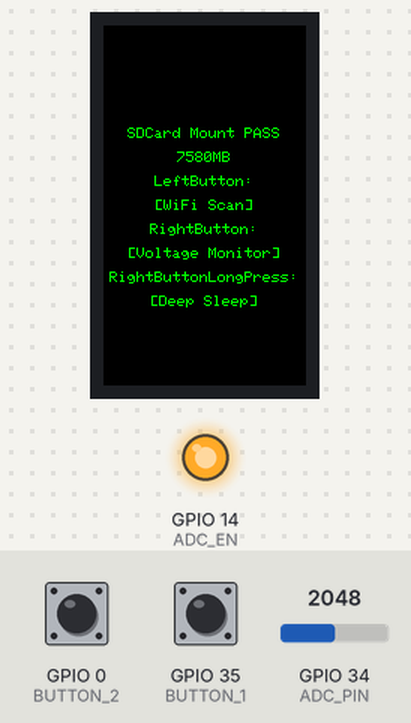
Bench run of a sketch on a simulated ESP32. Parts: 135×240 colour display, output pins drawn as LEDs (lit = HIGH). The test bench sets the inputs (shaded band); at power-on: GPIO 0 (BUTTON_2) HIGH, GPIO 35 (BUTTON_1) HIGH, GPIO 34 (ADC_PIN) = 2048. A WiFi scan finds three made-up networks; storage starts empty; what the sketch prints to the serial monitor is not drawn. At 16.7 s the program puts the board to deep sleep or switches it off; the recording ends there.

Above: at 5.6 s.
5.7 s: GPIO 0 (BUTTON_2) pulled LOW for 0.15 s
At 6.5 s:
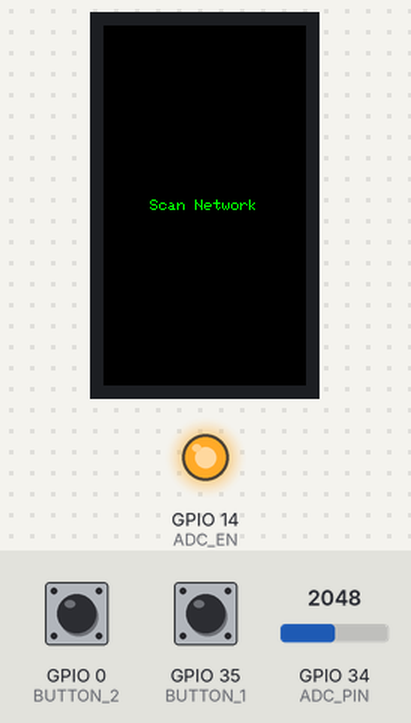
8.8 s: GPIO 35 (BUTTON_1) pulled LOW for 0.15 s
At 10.0 s:
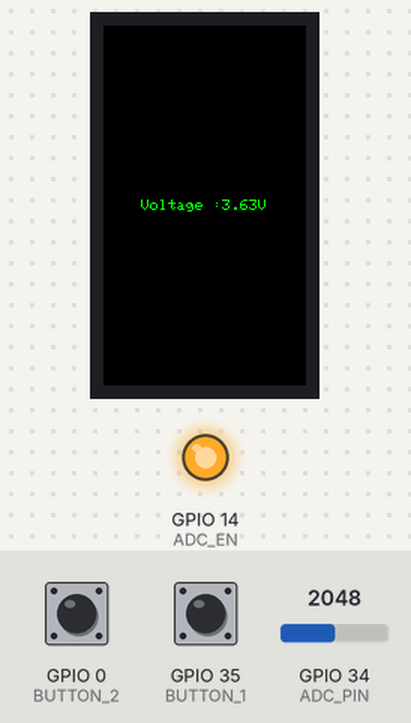
10.4 s: GPIO 0 (BUTTON_2) pulled LOW for 1 s
At 13.5 s:
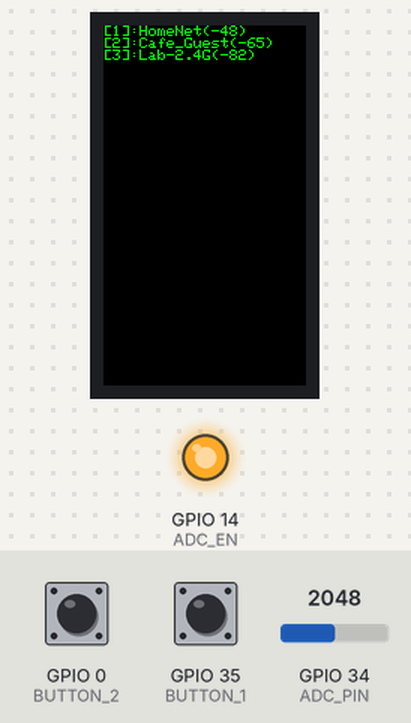
14.1 s: GPIO 35 (BUTTON_1) pulled LOW for 1 s
At 16.2 s:
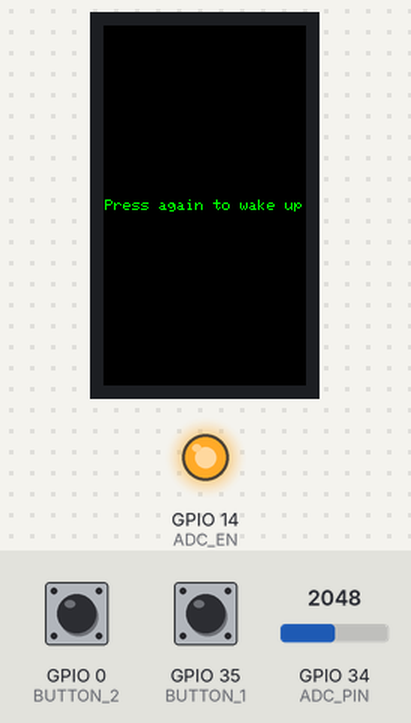
Timing chart, 0 to 16.7 s (numbered marks = the images above; inputs shaded):
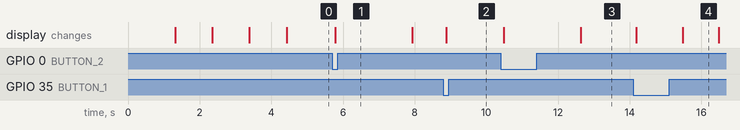

Measured:
- after the input at 5.7 s, the display: changes after 0.08 s (image 1)
- after the input at 8.8 s, the display: changes after 0.09 s (image 2)
- after the input at 10.4 s, the display: first changes after 0.08 s (image 3 shows a later state)
- after the input at 14.1 s, the display: first changes after 0.09 s (image 4 shows a later state)
- what the display in image 4 shows lasts 1.0 s, from 15.5 s to 16.5 s

The sketch:

TTGO_DEMO.ino
```cpp
#include <TFT_eSPI.h>
#include <SPI.h>
#include "WiFi.h"
#include <Wire.h>
#include "Button2.h"
#include "esp_adc_cal.h"
#include "bmp.h"


// TFT Pins has been set in the TFT_eSPI library in the User Setup file TTGO_T_Display.h
// #define TFT_MOSI            19
// #define TFT_SCLK            18
// #define TFT_CS              5
// #define TFT_DC              16
// #define TFT_RST             23
// #define TFT_BL              4   // Display backlight control pin


#define ADC_EN              14  //ADC_EN is the ADC detection enable port
#define ADC_PIN             34
#define BUTTON_1            35
#define BUTTON_2            0

TFT_eSPI tft = TFT_eSPI(135, 240); // Invoke custom library
Button2 btn1(BUTTON_1);
Button2 btn2(BUTTON_2);

char buff[512];
int vref = 1100;
int btnCick = false;

String Wifi_Data;
#define ENABLE_SPI_SDCARD

//Uncomment will use SDCard, this is just a demonstration,
//how to use the second SPI
#ifdef ENABLE_SPI_SDCARD

#include "FS.h"
#include "SD.h"

SPIClass SDSPI(HSPI);

#define MY_CS       33
#define MY_SCLK     25
#define MY_MISO     27
#define MY_MOSI     26

void setupSDCard()
{
    SDSPI.begin(MY_SCLK, MY_MISO, MY_MOSI, MY_CS);
    //Assuming use of SPI SD card
    if (!SD.begin(MY_CS, SDSPI)) {
        Serial.println("Card Mount Failed");
        tft.setTextColor(TFT_RED);
        tft.drawString("SDCard Mount FAIL", tft.width() / 2, tft.height() / 2 - 32);
        tft.setTextColor(TFT_GREEN);
    } else {
        tft.setTextColor(TFT_GREEN);
        Serial.println("SDCard Mount PASS");
        tft.drawString("SDCard Mount PASS", tft.width() / 2, tft.height() / 2 - 48);
        String size = String((uint32_t)(SD.cardSize() / 1024 / 1024)) + "MB";
        tft.drawString(size, tft.width() / 2, tft.height() / 2 - 32);
    }
}
#else
#define setupSDCard()
#endif


void wifi_scan();

//! Long time delay, it is recommended to use shallow sleep, which can effectively reduce the current consumption
void espDelay(int ms)
{
    esp_sleep_enable_timer_wakeup(ms * 1000);
    esp_sleep_pd_config(ESP_PD_DOMAIN_RTC_PERIPH, ESP_PD_OPTION_ON);
    esp_light_sleep_start();
}

void showVoltage()
{
    static uint64_t timeStamp = 0;
    if (millis() - timeStamp > 1000) {
        timeStamp = millis();
        uint16_t v = analogRead(ADC_PIN);
        float battery_voltage = ((float)v / 4095.0) * 2.0 * 3.3 * (vref / 1000.0);
        String voltage = "Voltage :" + String(battery_voltage) + "V";
        Serial.println(voltage);
        tft.fillScreen(TFT_BLACK);
        tft.setTextDatum(MC_DATUM);
        tft.drawString(voltage,  tft.width() / 2, tft.height() / 2 );
    }
}

void button_init()
{
    btn1.setLongClickHandler([](Button2 & b) {
        btnCick = false;
        int r = digitalRead(TFT_BL);
        tft.fillScreen(TFT_BLACK);
        tft.setTextColor(TFT_GREEN, TFT_BLACK);
        tft.setTextDatum(MC_DATUM);
        tft.drawString("Press again to wake up",  tft.width() / 2, tft.height() / 2 );
        espDelay(6000);
        digitalWrite(TFT_BL, !r);

        tft.writecommand(TFT_DISPOFF);
        tft.writecommand(TFT_SLPIN);
        //After using light sleep, you need to disable timer wake, because here use external IO port to wake up
        esp_sleep_disable_wakeup_source(ESP_SLEEP_WAKEUP_TIMER);
        // esp_sleep_enable_ext1_wakeup(GPIO_SEL_35, ESP_EXT1_WAKEUP_ALL_LOW);
        esp_sleep_enable_ext0_wakeup(GPIO_NUM_35, 0);
        delay(200);
        esp_deep_sleep_start();
    });
    btn1.setPressedHandler([](Button2 & b) {
        Serial.println("Detect Voltage..");
        btnCick = true;
    });

    btn2.setPressedHandler([](Button2 & b) {
        btnCick = false;
        Serial.println("btn press wifi scan");
        wifi_scan();
    });
}

void button_loop()
{
    btn1.loop();
    btn2.loop();
}

void wifi_scan()
{
    tft.setTextColor(TFT_GREEN, TFT_BLACK);
    tft.fillScreen(TFT_BLACK);
    tft.setTextDatum(MC_DATUM);
    tft.setTextSize(1);

    tft.drawString("Scan Network", tft.width() / 2, tft.height() / 2);

    WiFi.mode(WIFI_STA);
    WiFi.disconnect();
    delay(100);

    int16_t n = WiFi.scanNetworks();
    tft.fillScreen(TFT_BLACK);
    if (n == 0) {
        tft.drawString("no networks found", tft.width() / 2, tft.height() / 2);
    } else {
        tft.setTextDatum(TL_DATUM);
        tft.setCursor(0, 0);
        Serial.printf("Found %d net\n", n);
//        if(SD.exists("wifilog.txt"))
//          SD.remove("wifilog.txt");
        File dataFile = SD.open("/wlog.txt", FILE_WRITE);
        if(!dataFile)
          Serial.println("XXXXX CANNOT OPEN FILE XXXXXXX ");
        for (int i = 0; i < n; ++i) {
            sprintf(buff,
                    "[%d]:%s(%d)",
                    i + 1,
                    WiFi.SSID(i).c_str(),
                    WiFi.RSSI(i));
            dataFile.println(buff);
            tft.println(buff);
        }
        dataFile.close();
    }
    // WiFi.mode(WIFI_OFF);
}

void setup()
{
    Serial.begin(115200);
    Serial.println("Start");

    /*
    ADC_EN is the ADC detection enable port
    If the USB port is used for power supply, it is turned on by default.
    If it is powered by battery, it needs to be set to high level
    */
    pinMode(ADC_EN, OUTPUT);
    digitalWrite(ADC_EN, HIGH);

    tft.init();
    tft.setRotation(1);
    tft.fillScreen(TFT_BLACK);
    tft.setTextSize(2);
    tft.setTextColor(TFT_GREEN);
    tft.setCursor(0, 0);
    tft.setTextDatum(MC_DATUM);
    tft.setTextSize(1);

    /*
    if (TFT_BL > 0) {                           // TFT_BL has been set in the TFT_eSPI library in the User Setup file TTGO_T_Display.h
        pinMode(TFT_BL, OUTPUT);                // Set backlight pin to output mode
        digitalWrite(TFT_BL, TFT_BACKLIGHT_ON); // Turn backlight on. TFT_BACKLIGHT_ON has been set in the TFT_eSPI library in the User Setup file TTGO_T_Display.h
    }
    */
//    tft.setRotation(1);
    tft.setSwapBytes(true);
    tft.pushImage(0, 0,  240, 135, elementz); // change the name "elementz" to your image name as seen in the bmp file.
    espDelay(5000);


    tft.setRotation(0);
    tft.fillScreen(TFT_RED);
    espDelay(1000);
    tft.fillScreen(TFT_BLUE);
    espDelay(1000);
    tft.fillScreen(TFT_GREEN);
    espDelay(1000);

    button_init();

    esp_adc_cal_characteristics_t adc_chars;
    esp_adc_cal_value_t val_type = esp_adc_cal_characterize(ADC_UNIT_1, ADC_ATTEN_DB_11, ADC_WIDTH_BIT_12, 1100, &adc_chars);    //Check type of calibration value used to characterize ADC
    if (val_type == ESP_ADC_CAL_VAL_EFUSE_VREF) {
        Serial.printf("eFuse Vref:%u mV", adc_chars.vref);
        vref = adc_chars.vref;
    } else if (val_type == ESP_ADC_CAL_VAL_EFUSE_TP) {
        Serial.printf("Two Point --> coeff_a:%umV coeff_b:%umV\n", adc_chars.coeff_a, adc_chars.coeff_b);
    } else {
        Serial.println("Default Vref: 1100mV");
    }


    tft.fillScreen(TFT_BLACK);
    tft.setTextDatum(MC_DATUM);

    setupSDCard();


    tft.drawString("LeftButton:", tft.width() / 2, tft.height() / 2 - 16);
    tft.drawString("[WiFi Scan]", tft.width() / 2, tft.height() / 2 );
    tft.drawString("RightButton:", tft.width() / 2, tft.height() / 2 + 16);
    tft.drawString("[Voltage Monitor]", tft.width() / 2, tft.height() / 2 + 32 );
    tft.drawString("RightButtonLongPress:", tft.width() / 2, tft.height() / 2 + 48);
    tft.drawString("[Deep Sleep]", tft.width() / 2, tft.height() / 2 + 64 );
    tft.setTextDatum(TL_DATUM);
}

void loop()
{
    if (btnCick) {
        showVoltage();
    }
    button_loop();
}
```

Source omitted: bmp.h (data table, 313604 bytes)
